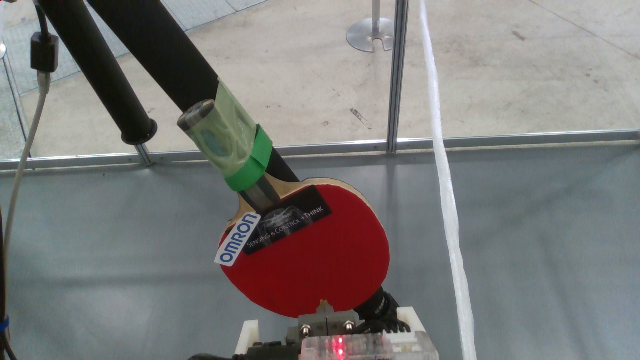
#> input picture catkin_ws/src/o2as_bg_ratio/images/empty_close_gripper.png, 640 x 360 px
$ python test_blob.py ../../o2as_bg_ratio/images/empty_close_gripper.png   (older library calls are emulated)
#> lines starting #> are read from the running program, lines starting #| are printed output that depends on the picture
#!/usr/bin/env python

from math import pi
import numpy as np

from PIL import Image, ImageDraw
import sys
import cv2

def detect_blob(img_to_mask):

   # [14 lines of commented-out code are left out]
    img_cv = cv2.imread(img_to_mask)
#> img_cv is the input picture: shape (360, 640, 3); mean B, G, R 121.5, 122.6, 123.2
    img = np.asarray(img_cv)[:, :, ::-1]

    im_rgb = img
    im_gray = cv2.cvtColor(im_rgb,cv2.COLOR_BGR2GRAY)
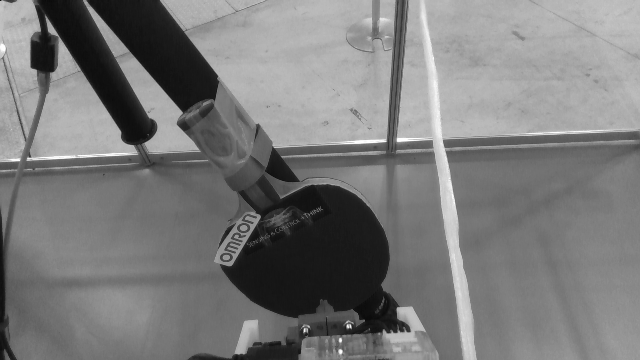
#> im_gray: shape (360, 640); min 11, max 255, mean 122.3

    params = cv2.SimpleBlobDetector_Params()

    # Segmentation Thresholds
    params.minThreshold = 100
    params.maxThreshold = 400

    # Filter by color
    params.filterByColor = True
    params.blobColor = 0

    # Filter by size of the blob.
    params.filterByArea = True
    params.minArea = 20
    params.maxArea = 150

    # Filter by Circularity
    params.filterByCircularity = True
    params.minCircularity = 0.7

    # Filter by Convexity
    params.filterByConvexity = False
    params.minConvexity = 0.87

    # Filter by Inertia
    params.filterByInertia = False
    params.minInertiaRatio = 0.01

    # Create a detector with the parameters
    ver = (cv2.__version__).split('.')
    if int(ver[0]) < 3:
        detector = cv2.SimpleBlobDetector(params)
    else:
        detector = cv2.SimpleBlobDetector_create(params)

    # Detect blobs.
    keypoints = detector.detect(im_gray)
#> keypoints = ()

    # Draw the key points
    im_with_keypoints = cv2.drawKeypoints(im_rgb, keypoints, np.array([]), (255, 0, 0), cv2.DRAW_MATCHES_FLAGS_DRAW_RICH_KEYPOINTS)

    # Show blobs

    cv2.imwrite("blob_detection_test_results.png", cv2.cvtColor(im_with_keypoints, cv2.COLOR_BGR2RGB))
    #print("before publish")


if __name__ == '__main__':

    detect_blob(sys.argv[1])
